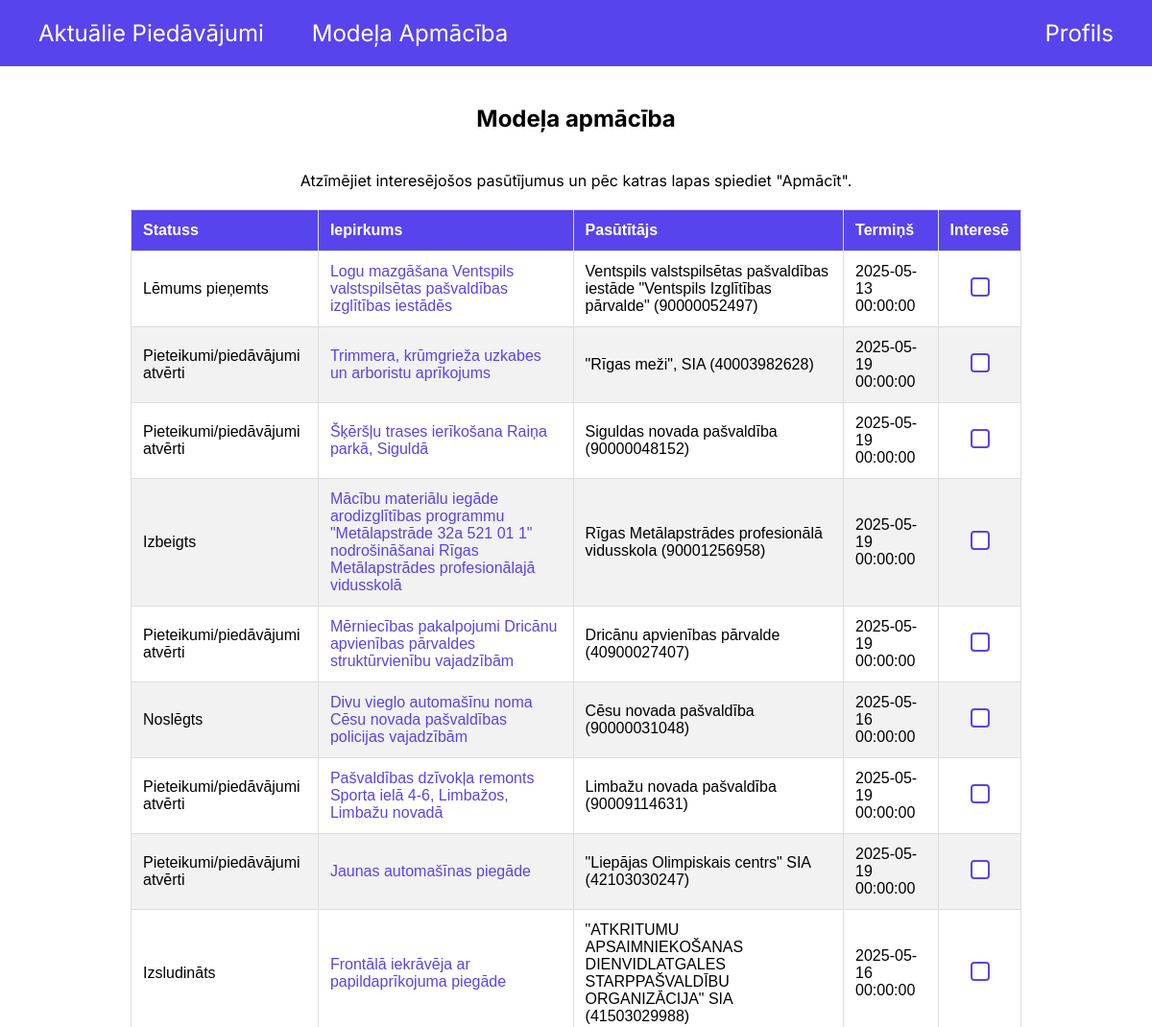
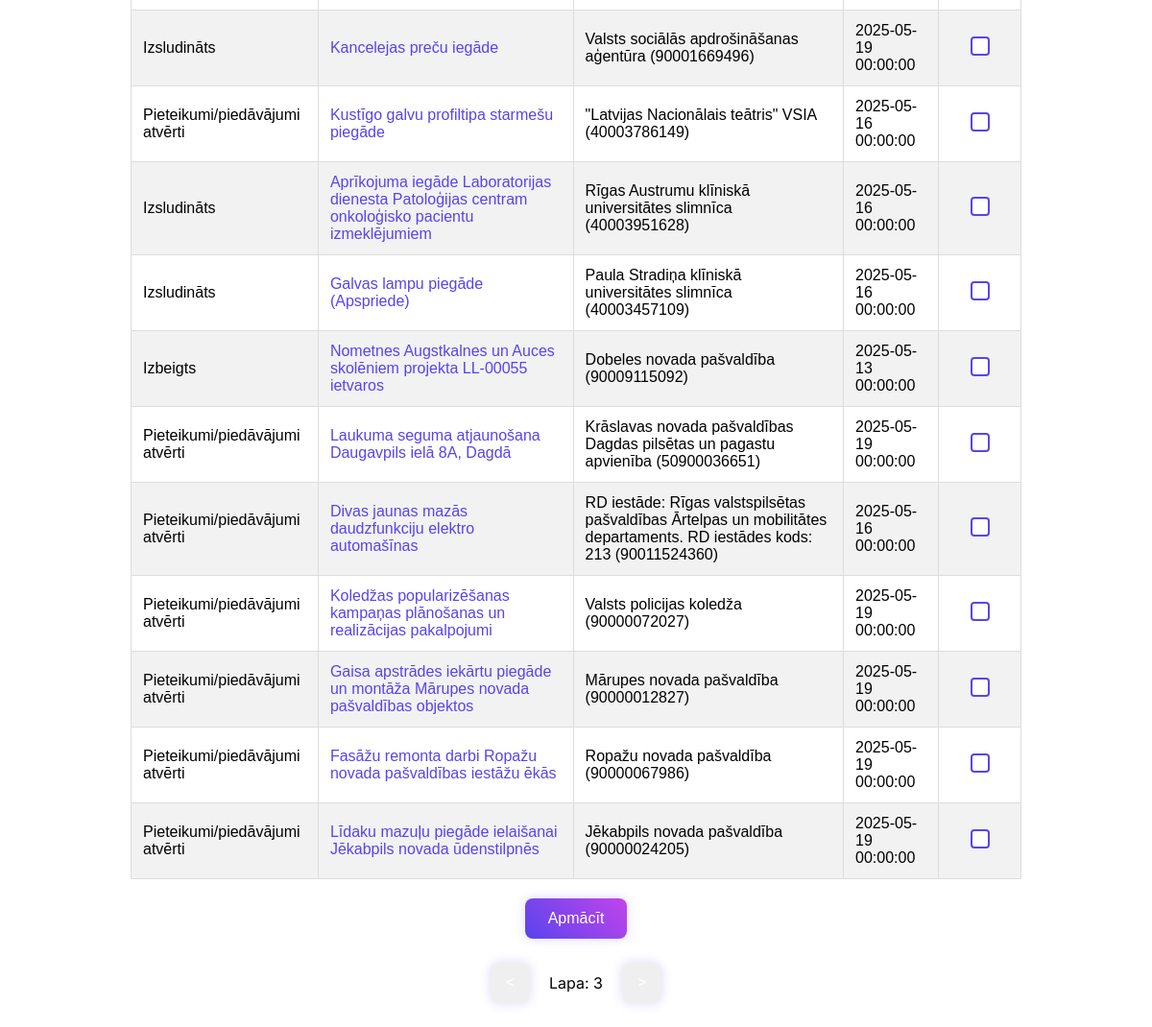
/training/3 (signed in), run on the app's committed database (2 pictures, top to bottom).
### models.py (models this page shows, shortened)
class Procurement(Base):
    __tablename__ = "Procurements"
    id = Column(Integer, primary_key=True, autoincrement=True)
    status = Column(Text, nullable=False)
    text = Column(Text, nullable=False)
    link = Column(Text, nullable=False)
    customer = Column(Text, nullable=False)
    deadline = Column(DateTime)
    selected_by_users_link = relationship("UserProcurement", back_populates="procurement")

### main.py (the view, shortened to what this page needs)
@app.route('/training', methods=['GET', 'POST'])
@app.route('/training/<int:page>', methods=['GET', 'POST'])
def training(page=1):
    if 'user_id' not in session:
        return redirect(url_for('login'))
    current_time = datetime.now()
    start_index = (page - 1) * 20
    end_index = start_index + 20
    procurements = db.session.query(Procurement) \
        .filter(Procurement.deadline < current_time) \
        .filter(~Procurement.id.in_(
            db.session.query(UserProcurement.procurement_id)
            .filter(UserProcurement.user_id == session['user_id'])
        )) \
        .limit(20) \
        .offset(start_index) \
        .all()
    total_count = db.session.query(Procurement) \
        .filter(Procurement.deadline < current_time) \
        .filter(~Procurement.id.in_(
            db.session.query(UserProcurement.procurement_id)
            .filter(UserProcurement.user_id == session['user_id'])
        )) \
        .count()
    total_pages = (total_count // 20) + (1 if total_count % 20 > 0 else 0)
    return render_template('training.html', procurements=procurements, page=page, total_pages=total_pages, total_records=total_count)

### templates/training.html (shortened to what this page needs)
<!DOCTYPE html>
<html>
    <head>
        <link rel="stylesheet" type="text/css" href="{{ url_for('static', filename='css/template.css') }}">
    </head>
    <body>
        {% include "header.html" %}
        <div class="container-center" style="padding: 20px;">
            {% if total_records > 0 %}
            <form method="POST" action="{{ url_for('training') }}">
                <div class="container-center" style="flex: 0 0 auto;">
                    <h2>Modeļa apmācība</h2>
                    <p style="margin: 0px;">Atzīmējiet interesējošos pasūtījumus un pēc katras lapas spiediet "Apmācīt".</p>
                </div>
                <div class="container-center">
                    <table>
                        <thead>
                            <tr>
                                <th>Statuss</th>
                                <th>Iepirkums</th>
                                <th>Pasūtītājs</th>
                                <th>Termiņš</th>
                                <th>Interesē</th>
                            </tr>
                        </thead>
                        <tbody>
                            {% for procurement in procurements %}
                                <tr>
                                    <td>{{ procurement.status }}</td>
                                    <td><a href="{{ procurement.link }}">{{ procurement.text }}</a></td>
                                    <td>{{ procurement.customer }}</td>
                                    <td>{{ procurement.deadline }}</td>
                                    <td>
                                        <input type="checkbox" class="checkbox" value="{{ procurement.id }}" name="selected_records">
                                    </td>
                                </tr>
                            {% endfor %}
                        </tbody>
                    </table>
                </div>
                <div class="container-center" style="flex: 0 0 auto;">
                    <button id="train-btn" class="regular-btn">Apmācīt</button>
                </div>
            </form>
            <div class="container-center" style="flex: 0 0 auto;">
                <div class="container-center" style="flex-direction: row;">
                {% if page > 1 %}
                    <button id="previous-btn" class="blue-btn" style="padding: 12px 16px;" onclick="window.location.href='{{ url_for('training', page=page-1) }}';">&lt;</button>
                {% else %}
                    <button id="previous-btn" class="gray-btn" style="padding: 12px 16px;">&lt;</button>
                {% endif %}
                <p>Lapa: {{ page }}</p>
                {% if page < total_pages %}
                    <button id="next-btn" class="blue-btn" style="padding: 12px 16px;" onclick="window.location.href='{{ url_for('training', page=page+1) }}';">&gt;</button>
                {% else %}
                    <button id="next-btn" class="gray-btn" style="padding: 12px 16px;">&gt;</button>
                {% endif %}
                </div>
            </div>
            {% else %}
                <h2>Neviens iepirkums netika atrasts.</h2>
            {% endif %}
        </div>
    </body>
</html>

### static/css/template.css (style rules this page uses)
html { font-family: "Inter", sans-serif; font-optical-sizing: auto; font-weight: 400; font-style: normal; }
body { margin: 0; padding: 0; min-height: 100vh; display: flex; flex-direction: column; }
a:link { color: #5844EC; text-decoration: none; transition: 0.3s; }
.container-center { flex: 1; display: flex; justify-content: center; align-items: center; flex-direction: column; gap: 20px; }
.regular-btn { background: linear-gradient(45deg, #5844EC, #C244EC); color: white; border: none; padding: 12px 24px; border-radius: 8px; font-size: 16px; cursor: pointer; box-shadow: 0 0px 12px rgba(88, 68, 236, 0.2); transition: 0.3s; }
.blue-btn { background: linear-gradient(45deg, #5844EC); color: white; border: none; padding: 12px 24px; border-radius: 8px; font-size: 16px; cursor: pointer; box-shadow: 0 0px 12px rgba(88, 68, 236, 0.2); transition: 0.3s; }
table { width: 100%; border-collapse: collapse; background-color: #fff; color: black; font-family: Arial, sans-serif; }
th, td { padding: 12px; text-align: left; border: 1px solid #ddd; }
th { background-color: #5844EC; color: #fff; font-weight: bold; }
tr:nth-child(even) { background-color: #f2f2f2; }
tr:nth-child(odd) { background-color: #fff; }
table { margin: 20px 0; max-width: 80%; }
table td:nth-child(5), table th:nth-child(5) { text-align: center; }
.checkbox { appearance: none; -webkit-appearance: none; width: 20px; height: 20px; border: 2px solid #5844EC; border-radius: 4px; background-color: #fff; cursor: pointer; position: relative; transition: background 0.2s ease; }

### data on the page
Procurement: status "Lēmums pieņemts", text "Logu mazgāšana Ventspils valstspilsētas pašvaldības izglītības iestādēs", customer "Ventspils valstspilsētas pašvaldības iestāde \"Ventspils Izglītības pārvalde\" (90000052497)", deadline "2025-05-13 00:00:00"
Procurement: status "Pieteikumi/piedāvājumi atvērti", text "Trimmera, krūmgrieža uzkabes un arboristu aprīkojums", customer "\"Rīgas meži\", SIA (40003982628)", deadline "2025-05-19 00:00:00"
Procurement: status "Pieteikumi/piedāvājumi atvērti", text "Šķēršļu trases ierīkošana Raiņa parkā, Siguldā", customer "Siguldas novada pašvaldība (90000048152)", deadline "2025-05-19 00:00:00"
Procurement: status "Izbeigts", text "Mācību materiālu iegāde arodizglītības programmu \"Metālapstrāde 32a 521 01 1\" nodrošināšanai Rīgas Metālapstrādes profesionālajā vidusskolā", customer "Rīgas Metālapstrādes profesionālā vidusskola (90001256958)", deadline "2025-05-19 00:00:00"
Procurement: status "Pieteikumi/piedāvājumi atvērti", text "Mērniecības pakalpojumi Dricānu apvienības pārvaldes struktūrvienību vajadzībām", customer "Dricānu apvienības pārvalde (40900027407)", deadline "2025-05-19 00:00:00"
Procurement: status "Noslēgts", text "Divu vieglo automašīnu noma Cēsu novada pašvaldības policijas vajadzībām", customer "Cēsu novada pašvaldība (90000031048)", deadline "2025-05-16 00:00:00"
Procurement: status "Pieteikumi/piedāvājumi atvērti", text "Pašvaldības dzīvokļa remonts Sporta ielā 4-6, Limbažos, Limbažu novadā", customer "Limbažu novada pašvaldība (90009114631)", deadline "2025-05-19 00:00:00"
Procurement: status "Pieteikumi/piedāvājumi atvērti", text "Jaunas automašīnas piegāde", customer "\"Liepājas Olimpiskais centrs\" SIA (42103030247)", deadline "2025-05-19 00:00:00"
Procurement: status "Izsludināts", text "Frontālā iekrāvēja ar papildaprīkojuma piegāde", customer "\"ATKRITUMU APSAIMNIEKOŠANAS DIENVIDLATGALES STARPPAŠVALDĪBU ORGANIZĀCIJA\" SIA (41503029988)", deadline "2025-05-16 00:00:00"
Procurement: status "Izsludināts", text "Kancelejas preču iegāde", customer "Valsts sociālās apdrošināšanas aģentūra (90001669496)", deadline "2025-05-19 00:00:00"
Procurement: status "Pieteikumi/piedāvājumi atvērti", text "Kustīgo galvu profiltipa starmešu piegāde", customer "\"Latvijas Nacionālais teātris\" VSIA (40003786149)", deadline "2025-05-16 00:00:00"
Procurement: status "Izsludināts", text "Aprīkojuma iegāde Laboratorijas dienesta Patoloģijas centram onkoloģisko pacientu izmeklējumiem", customer "Rīgas Austrumu klīniskā universitātes slimnīca (40003951628)", deadline "2025-05-16 00:00:00"
Procurement: status "Izsludināts", text "Galvas lampu piegāde (Apspriede)", customer "Paula Stradiņa klīniskā universitātes slimnīca (40003457109)", deadline "2025-05-16 00:00:00"
Procurement: status "Izbeigts", text "Nometnes Augstkalnes un Auces skolēniem projekta LL-00055 ietvaros", customer "Dobeles novada pašvaldība (90009115092)", deadline "2025-05-13 00:00:00"
Procurement: status "Pieteikumi/piedāvājumi atvērti", text "Laukuma seguma atjaunošana Daugavpils ielā 8A, Dagdā", customer "Krāslavas novada pašvaldības Dagdas pilsētas un pagastu apvienība (50900036651)", deadline "2025-05-19 00:00:00"
Procurement: status "Pieteikumi/piedāvājumi atvērti", text "Divas jaunas mazās daudzfunkciju elektro automašīnas", customer "RD iestāde: Rīgas valstspilsētas pašvaldības Ārtelpas un mobilitātes departaments. RD iestādes kods: 213 (90011524360)", deadline "2025-05-16 00:00:00"
Procurement: status "Pieteikumi/piedāvājumi atvērti", text "Koledžas popularizēšanas kampaņas plānošanas un realizācijas pakalpojumi", customer "Valsts policijas koledža (90000072027)", deadline "2025-05-19 00:00:00"
Procurement: status "Pieteikumi/piedāvājumi atvērti", text "Gaisa apstrādes iekārtu piegāde un montāža Mārupes novada pašvaldības objektos", customer "Mārupes novada pašvaldība (90000012827)", deadline "2025-05-19 00:00:00"
Procurement: status "Pieteikumi/piedāvājumi atvērti", text "Fasāžu remonta darbi Ropažu novada pašvaldības iestāžu ēkās", customer "Ropažu novada pašvaldība (90000067986)", deadline "2025-05-19 00:00:00"
Procurement: status "Pieteikumi/piedāvājumi atvērti", text "Līdaku mazuļu piegāde ielaišanai Jēkabpils novada ūdenstilpnēs", customer "Jēkabpils novada pašvaldība (90000024205)", deadline "2025-05-19 00:00:00"

### other printed values
{{ page }} "3"
